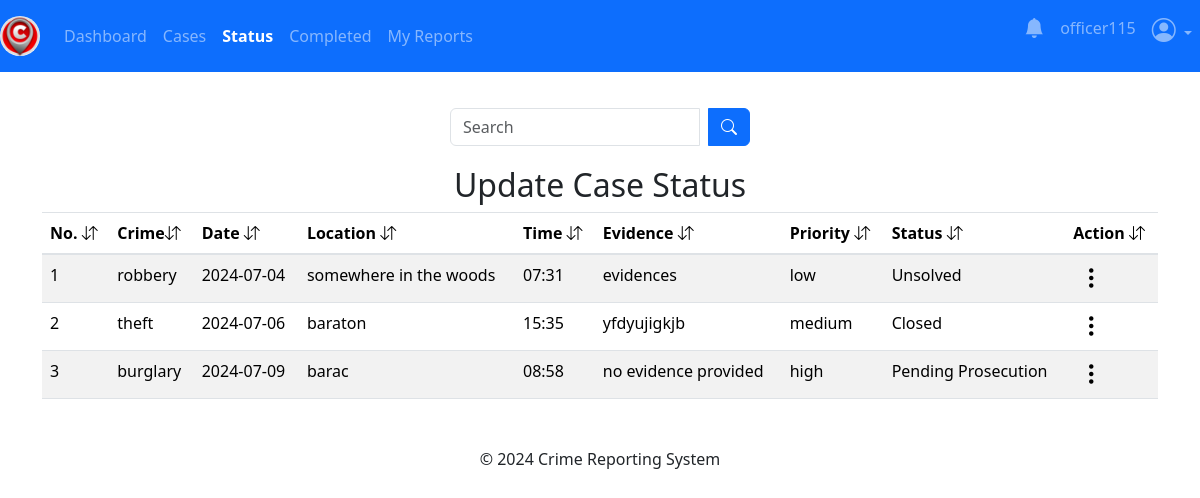
Screenshot of /officer/status (signed in) with the database file from the repository.
### app/officers/models.py (models this page shows, shortened)
class CaseReport(db.Model, UserMixin):
    report_id = db.Column(db.Integer, primary_key=True)
    crime_type = db.Column(db.String(120), nullable=False)
    location = db.Column(db.String(40), nullable=False)
    phone_number = db.Column(db.String(10))
    date = db.Column(db.String(10), nullable=False)
    time = db.Column(db.String(10), nullable=False)
    description = db.Column(db.Text, nullable=False)
    evidence = db.Column(db.Text, nullable=False)
    urgency = db.Column(db.String(10), nullable=False)
    deadline = db.Column(db.String(20), nullable=True)
    status = db.Column(db.String(50), nullable=True)
    reports = db.Column(db.Text, nullable=True)
    media = db.Column(db.Text, nullable=True)
    filename = db.Column(db.Text, nullable=True)
    mimetype = db.Column(db.Text, nullable=True)
    created_at = db.Column(db.DateTime(timezone=True), default=current_time())
    assigned_at = db.Column(db.DateTime(timezone=True), default=current_time())
    assigned_officer_id = db.Column(db.Integer, db.ForeignKey('officers.officer_id'))
    assigned_officer = db.relationship('Officers', back_populates='assignments')

### app/officers/routes.py (the view)
@officers.route('/officer/status')
@officer_required
def caseStatus():
    officer_id = session['officer_id']
    search_case_status = request.args.get('search_case_status', '')
    try:
        if search_case_status:
            case_status = CaseReport.query.filter(
                CaseReport.assigned_officer_id == officer_id
            ).filter(
                or_(
                CaseReport.location.ilike(f'%{search_case_status}%') |
                CaseReport.status.ilike(f'%{search_case_status}%') |
                CaseReport.date.ilike(f'%{search_case_status}%') |
                CaseReport.time.ilike(f'%{search_case_status}%') |
                CaseReport.crime_type.ilike(f'%{search_case_status}%') |
                CaseReport.created_at.ilike(f'%{search_case_status}%') |
                CaseReport.urgency.ilike(f'%{search_case_status}%')
                )
            ).all()
        else:
            case_status = CaseReport.query.filter_by(assigned_officer_id=officer_id).all()
    except:
        current_app.logger.error("Database error:")
        flash("No report with the keyword.", "warning")
        return redirect(url_for('officers.caseStatus'))
    return render_template('/officer/case-status.html', case_status=case_status)

### app/officers/routes.py (called while the page is built)
def officer_required(f):
    @wraps(f)
    def decorated_function(*args, **kwargs):
        if not session.get('officer_id'):
            flash('You need to be logged in as an officer to access the page.', 'danger')
            return redirect(url_for('officers.officerLogin'))
        return f(*args, **kwargs)
    return decorated_function

### app/templates/officer/case-status.html (shortened to what this page needs)
{% extends 'officer/master.html' %} {% block content %}
<div class="container">
  <br />
  <form method="GET, POST" action="" class="search-form">
    <div class="input-group search-input">
      <input
        type="text"
        name="search_case_status"
        class="form-control"
        placeholder="Search"
      />
      <div class="input-group-append ms-2">
        <button type="submit" class="btn btn-primary">
          <i class="bi bi-search"></i>
        </button>
      </div>
    </div>
  </form>
  {% if case_status %}
  <table class="table table-striped table-hover">
    <h2 style="text-align: center">Update Case Status</h2>
    <thead>
      <tr>
        <th scope="col">No. <i class="bi bi-arrow-down-up"></i></th>
        <th scope="col">Crime<i class="bi bi-arrow-down-up"></i></th>
        <th scope="col">Date <i class="bi bi-arrow-down-up"></i></th>
        <th scope="col">Location <i class="bi bi-arrow-down-up"></i></th>
        <th scope="col">Time <i class="bi bi-arrow-down-up"></i></th>
        <th scope="col">Evidence <i class="bi bi-arrow-down-up"></i></th>
        <th scope="col">Priority <i class="bi bi-arrow-down-up"></i></th>
        <th scope="col">Status <i class="bi bi-arrow-down-up"></i></th>
        <th scope="col">Action <i class="bi bi-arrow-down-up"></i></th>
      </tr>
    </thead>
    <tbody>
      {% for cases in case_status %}
      <tr style="cursor: pointer">
        <td>{{ loop.index }}</td>
        <td>{{ cases.crime_type }}</td>
        <td>{{ cases.date }}</td>
        <td>{{ cases.location }}</td>
        <td>{{ cases.time }}</td>
        <td>{{ cases.evidence }}</td>
        <td>{{ cases.urgency }}</td>
        <td>{{ cases.status }}</td>
        <td>
          <div class="dropdown">
            <button
              class="three-dots-btn"
              type="button"
              id="dropdownMenuButton{{ cases.report_id }}"
              data-bs-toggle="dropdown"
              aria-expanded="false"
            >
              <i class="bi bi-three-dots-vertical h4"></i>
            </button>
          </div>
        </td>
      </tr>
      {% endfor %}
    </tbody>
  </table>
  {% endif %}
  {% endblock content %}

### app/templates/officer/master.html (style rules this page uses)
html, body { height: 100%; width: 100%; padding-top: 30px; background-color: #ffffff; }

### app/templates/officer/case-status.html (style rules this page uses)
.three-dots-btn { background: none; border: none; cursor: pointer; }
.search-form { display: flex; justify-content: center; margin-bottom: 20px; }
.search-input { width: 300px; }

### rows the page displays
CaseReport: crime_type "robbery", date "2024-07-04", location "somewhere in the woods", time "07:31", evidence "evidences", urgency "low", status "Unsolved"
CaseReport: crime_type "theft", date "2024-07-06", location "baraton", time "15:35", evidence "yfdyujigkjb", urgency "medium", status "Closed"
CaseReport: crime_type "burglary", date "2024-07-09", location "barac", time "08:58", evidence "no evidence provided", urgency "high", status "Pending Prosecution"

### other values shown
{{ session.get('officer_username') }} "officer115"
